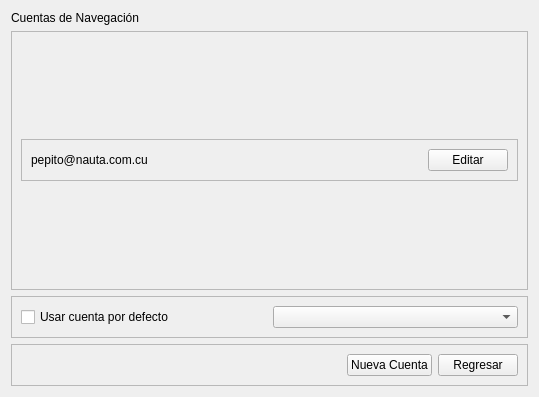
<?xml version="1.0" encoding="UTF-8"?>
<ui version="4.0">
 <class>Frame</class>
 <widget class="QFrame" name="Frame">
  <property name="geometry">
   <rect>
    <x>0</x>
    <y>0</y>
    <width>539</width>
    <height>397</height>
   </rect>
  </property>
  <property name="windowTitle">
   <string>Frame</string>
  </property>
  <layout class="QVBoxLayout" name="verticalLayout">
   <item>
    <widget class="QLabel" name="label">
     <property name="sizePolicy">
      <sizepolicy hsizetype="Preferred" vsizetype="Maximum">
       <horstretch>0</horstretch>
       <verstretch>0</verstretch>
      </sizepolicy>
     </property>
     <property name="text">
      <string>Cuentas de Navegación</string>
     </property>
    </widget>
   </item>
   <item>
    <widget class="QFrame" name="account_list_frame">
     <property name="sizePolicy">
      <sizepolicy hsizetype="Preferred" vsizetype="Preferred">
       <horstretch>0</horstretch>
       <verstretch>0</verstretch>
      </sizepolicy>
     </property>
     <property name="frameShape">
      <enum>QFrame::StyledPanel</enum>
     </property>
     <property name="frameShadow">
      <enum>QFrame::Raised</enum>
     </property>
     <layout class="QVBoxLayout" name="verticalLayout_2">
      <item>
       <widget class="QFrame" name="frame_2">
        <property name="sizePolicy">
         <sizepolicy hsizetype="Preferred" vsizetype="Maximum">
          <horstretch>0</horstretch>
          <verstretch>0</verstretch>
         </sizepolicy>
        </property>
        <property name="frameShape">
         <enum>QFrame::StyledPanel</enum>
        </property>
        <property name="frameShadow">
         <enum>QFrame::Raised</enum>
        </property>
        <layout class="QHBoxLayout" name="horizontalLayout_2">
         <item>
          <widget class="QLabel" name="label_2">
           <property name="sizePolicy">
            <sizepolicy hsizetype="Maximum" vsizetype="Preferred">
             <horstretch>0</horstretch>
             <verstretch>0</verstretch>
            </sizepolicy>
           </property>
           <property name="text">
            <string>pepito@nauta.com.cu</string>
           </property>
          </widget>
         </item>
         <item>
          <spacer name="horizontalSpacer_2">
           <property name="orientation">
            <enum>Qt::Horizontal</enum>
           </property>
           <property name="sizeHint" stdset="0">
            <size>
             <width>40</width>
             <height>20</height>
            </size>
           </property>
          </spacer>
         </item>
         <item>
          <widget class="QPushButton" name="pushButton">
           <property name="sizePolicy">
            <sizepolicy hsizetype="Maximum" vsizetype="Fixed">
             <horstretch>0</horstretch>
             <verstretch>0</verstretch>
            </sizepolicy>
           </property>
           <property name="text">
            <string>Editar</string>
           </property>
          </widget>
         </item>
        </layout>
       </widget>
      </item>
     </layout>
    </widget>
   </item>
   <item>
    <widget class="QFrame" name="frame_3">
     <property name="sizePolicy">
      <sizepolicy hsizetype="Preferred" vsizetype="Maximum">
       <horstretch>0</horstretch>
       <verstretch>0</verstretch>
      </sizepolicy>
     </property>
     <property name="frameShape">
      <enum>QFrame::StyledPanel</enum>
     </property>
     <property name="frameShadow">
      <enum>QFrame::Raised</enum>
     </property>
     <layout class="QHBoxLayout" name="horizontalLayout_3">
      <item>
       <widget class="QCheckBox" name="use_default_account_check_box">
        <property name="text">
         <string>Usar cuenta por defecto</string>
        </property>
       </widget>
      </item>
      <item>
       <widget class="QComboBox" name="default_account_combo_box"/>
      </item>
     </layout>
    </widget>
   </item>
   <item>
    <widget class="QFrame" name="frame">
     <property name="sizePolicy">
      <sizepolicy hsizetype="Preferred" vsizetype="Maximum">
       <horstretch>0</horstretch>
       <verstretch>0</verstretch>
      </sizepolicy>
     </property>
     <property name="frameShape">
      <enum>QFrame::StyledPanel</enum>
     </property>
     <property name="frameShadow">
      <enum>QFrame::Raised</enum>
     </property>
     <layout class="QHBoxLayout" name="horizontalLayout">
      <item>
       <spacer name="horizontalSpacer">
        <property name="orientation">
         <enum>Qt::Horizontal</enum>
        </property>
        <property name="sizeHint" stdset="0">
         <size>
          <width>40</width>
          <height>20</height>
         </size>
        </property>
       </spacer>
      </item>
      <item>
       <widget class="QPushButton" name="new_account_button">
        <property name="text">
         <string>Nueva Cuenta</string>
        </property>
       </widget>
      </item>
      <item>
       <widget class="QPushButton" name="go_back_button">
        <property name="text">
         <string>Regresar</string>
        </property>
       </widget>
      </item>
     </layout>
    </widget>
   </item>
  </layout>
 </widget>
 <resources/>
 <connections/>
</ui>
